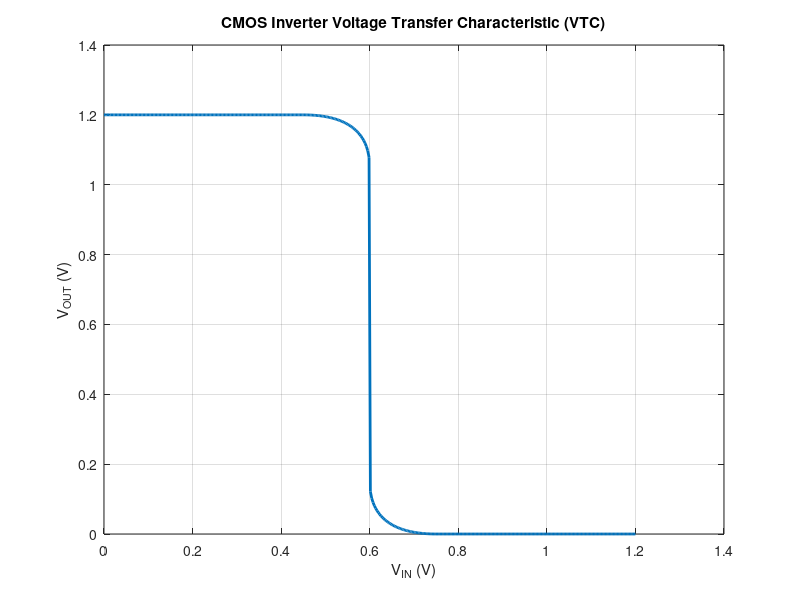
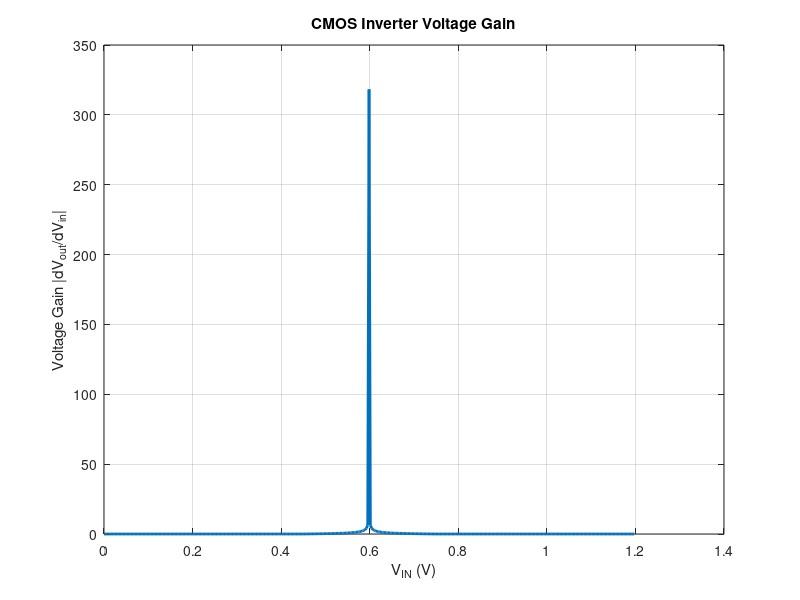
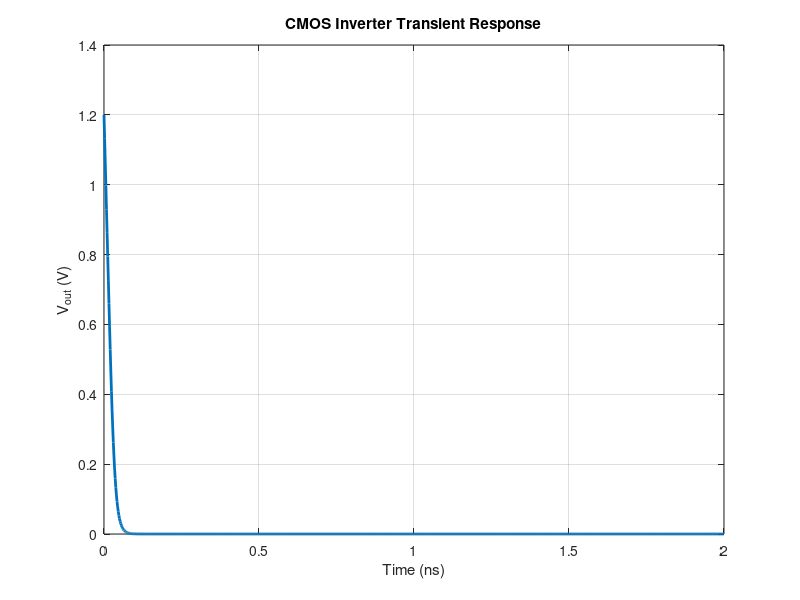

Source code (MATLAB) for these figures, in order:
%% =========================
% CMOS Inverter with Delay and Gain
% Author: Extended Version
% =========================
clear; clc; close all;

%% =======================
% MOSFET PARAMETERS
% =======================
mu_n  = 200e-4;     % NMOS mobility (m^2/Vs)
mu_p  = 100e-4;     % PMOS mobility (m^2/Vs)
Cox   = 3e-3;       % Oxide capacitance (F/m^2)
Vth_n = 0.45;       % NMOS threshold (V)
Vth_p = -0.45;      % PMOS threshold (V)

Wn = 1e-6; Ln = 50e-9;
Wp = 2e-6; Lp = 50e-9;

beta_n = mu_n * Cox * (Wn/Ln);
beta_p = mu_p * Cox * (Wp/Lp);

Vdd = 1.2; % Supply voltage

%% ============================
% MOSFET Id functions
% ============================
Id_n = @(Vgs, Vds) ...
    (Vgs <= Vth_n) .* 0 + ...
    (Vgs > Vth_n & Vds < (Vgs - Vth_n)) .* (beta_n*((Vgs - Vth_n).*Vds - 0.5*Vds.^2)) + ...
    (Vgs > Vth_n & Vds >= (Vgs - Vth_n)) .* (0.5*beta_n*(Vgs - Vth_n).^2);

Id_p = @(Vsg, Vsd) ...
    (Vsg <= abs(Vth_p)) .* 0 + ...
    (Vsg > abs(Vth_p) & Vsd < (Vsg - abs(Vth_p))) .* (beta_p*((Vsg - abs(Vth_p)).*Vsd - 0.5*Vsd.^2)) + ...
    (Vsg > abs(Vth_p) & Vsd >= (Vsg - abs(Vth_p))) .* (0.5*beta_p*(Vsg - abs(Vth_p)).^2);

%% ============================
% Load capacitance
% ============================
CL = 10e-15; % 10 fF load capacitance

%% ============================
% CMOS Inverter VTC (Vout vs Vin)
% ============================
Vin = linspace(0, Vdd, 400);
Vout = zeros(size(Vin));

for k = 1:length(Vin)
    v = Vin(k);
    if k==1
        Vout0 = Vdd/2;
    else
        Vout0 = Vout(k-1);
    end
    
    fun = @(Vo) Id_n(v, Vo) - Id_p(Vdd - v, Vdd - Vo);
    Vout(k) = fzero(fun, Vout0);
end

figure;
plot(Vin, Vout, 'LineWidth', 2);
xlabel('V_{IN} (V)'); ylabel('V_{OUT} (V)');
title('CMOS Inverter Voltage Transfer Characteristic (VTC)');
grid on;

%% ============================
% Voltage Gain |dVout/dVin|
% ============================
gain = -diff(Vout)./diff(Vin);

figure;
plot(Vin(1:end-1), gain, 'LineWidth', 2);
xlabel('V_{IN} (V)'); ylabel('Voltage Gain |dV_{out}/dV_{in}|');
title('CMOS Inverter Voltage Gain');
grid on;

%% ============================
% Find switching point
% ============================
[Gain_max, idx_max] = max(gain);
Vsw = Vin(idx_max);   % Switching voltage
Vout_sw = Vout(idx_max);
fprintf('Switching point: Vin = %.3f V, Vout = %.3f V, Gain = %.2f\n', Vsw, Vout_sw, Gain_max);

%% ============================
% Propagation Delay Calculation (tpHL, tpLH)
% Using RC approximation: tp = CL * V/I
% ============================
% tpHL: High to Low (NMOS discharges CL)
Vout_HL = Vdd; Vin_HL = 0; % Start from Vout = Vdd
I_discharge = Id_n(Vsw, Vout_sw); % NMOS current at switching
tpHL = CL * Vdd / I_discharge;    % Propagation delay HL

% tpLH: Low to High (PMOS charges CL)
Vout_LH = 0; Vin_LH = Vdd; % Start from Vout = 0
I_charge = Id_p(Vdd - Vsw, Vout_sw); % PMOS current at switching
tpLH = CL * Vdd / I_charge;          % Propagation delay LH

fprintf('Propagation delays: tpHL = %.2e s, tpLH = %.2e s\n', tpHL, tpLH);

%% ============================
% Transient simulation (optional)
% Using simple RC charging/discharging model
% ============================
t = linspace(0, 2e-9, 1000); % 2 ns total
Vout_tr = zeros(size(t));
Vout_tr(1) = Vdd;

for k = 2:length(t)
    Vin_t = Vdd; % Step input
    I_total = Id_p(Vdd - Vin_t, Vout_tr(k-1)) - Id_n(Vin_t, Vout_tr(k-1));
    Vout_tr(k) = Vout_tr(k-1) + (I_total/CL)*(t(k)-t(k-1));
    
    % Limit Vout between 0 and Vdd
    if Vout_tr(k) > Vdd
        Vout_tr(k) = Vdd;
    elseif Vout_tr(k) < 0
        Vout_tr(k) = 0;
    end
end

figure;
plot(t*1e9, Vout_tr, 'LineWidth', 2);
xlabel('Time (ns)'); ylabel('V_{out} (V)');
title('CMOS Inverter Transient Response');
grid on;
